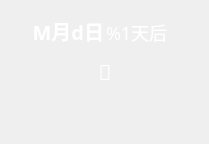
<?xml version="1.0" encoding="UTF-8"?>
<ui version="4.0">
 <class>EventNodeWidget</class>
 <widget class="QWidget" name="EventNodeWidget">
  <property name="geometry">
   <rect>
    <x>0</x>
    <y>0</y>
    <width>209</width>
    <height>144</height>
   </rect>
  </property>
  <property name="windowTitle">
   <string>EventNodeWidget</string>
  </property>
  <layout class="QVBoxLayout" name="main_layout" stretch="1,1,1">
   <property name="leftMargin">
    <number>4</number>
   </property>
   <property name="topMargin">
    <number>2</number>
   </property>
   <property name="rightMargin">
    <number>4</number>
   </property>
   <property name="bottomMargin">
    <number>2</number>
   </property>
   <item>
    <layout class="QHBoxLayout" name="date_days_layout">
     <property name="spacing">
      <number>2</number>
     </property>
     <item>
      <widget class="QLabel" name="date_label">
       <property name="styleSheet">
        <string notr="true">font-family: Microsoft Yahei;
font-size: 20px;
color: white;
font-weight: bold;</string>
       </property>
       <property name="text">
        <string>M月d日</string>
       </property>
       <property name="alignment">
        <set>Qt::AlignBottom|Qt::AlignRight|Qt::AlignTrailing</set>
       </property>
      </widget>
     </item>
     <item>
      <widget class="QLabel" name="days_left_label">
       <property name="styleSheet">
        <string notr="true">font-family: Microsoft Yahei;
font-size: 18px;
color: white;</string>
       </property>
       <property name="text">
        <string>%1天后</string>
       </property>
       <property name="alignment">
        <set>Qt::AlignBottom|Qt::AlignLeading|Qt::AlignLeft</set>
       </property>
      </widget>
     </item>
    </layout>
   </item>
   <item>
    <layout class="QHBoxLayout" name="icon_layout">
     <item>
      <spacer name="icon_left_spacer">
       <property name="orientation">
        <enum>Qt::Horizontal</enum>
       </property>
       <property name="sizeHint" stdset="0">
        <size>
         <width>40</width>
         <height>20</height>
        </size>
       </property>
      </spacer>
     </item>
     <item>
      <widget class="QLabel" name="icon_label">
       <property name="minimumSize">
        <size>
         <width>40</width>
         <height>40</height>
        </size>
       </property>
       <property name="maximumSize">
        <size>
         <width>40</width>
         <height>40</height>
        </size>
       </property>
       <property name="styleSheet">
        <string notr="true">* {
  font-family: Symbols Nerd Font;
  font-size: 21px;
  color: white;
}
.important {
  color: #ee8545;
  font-size: 24px;
}</string>
       </property>
       <property name="text">
        <string></string>
       </property>
       <property name="alignment">
        <set>Qt::AlignCenter</set>
       </property>
      </widget>
     </item>
     <item>
      <spacer name="icon_right_spacer">
       <property name="orientation">
        <enum>Qt::Horizontal</enum>
       </property>
       <property name="sizeHint" stdset="0">
        <size>
         <width>40</width>
         <height>20</height>
        </size>
       </property>
      </spacer>
     </item>
    </layout>
   </item>
   <item>
    <widget class="QLabel" name="name_label">
     <property name="styleSheet">
      <string notr="true">font-family: Microsoft Yahei;
font-size: 20px;
color: white;
font-weight: bold;</string>
     </property>
     <property name="text">
      <string/>
     </property>
     <property name="alignment">
      <set>Qt::AlignHCenter|Qt::AlignTop</set>
     </property>
    </widget>
   </item>
  </layout>
 </widget>
 <resources/>
 <connections/>
</ui>
